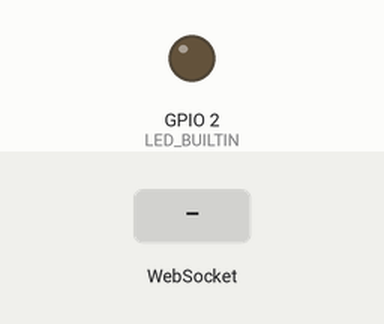
The program below on a simulated ESP8266 (NodeMCU). On the bench: output pins drawn as LEDs (lit = HIGH, except the on-board LED, lit = LOW). Inputs (shaded band) come from the test bench. WiFi joins after 1.5 s; servers stay silent unless stated; storage starts empty; what the program prints to the serial monitor is not drawn.

Above: at 4.2 s.
4.3 s: WebSocket text "checked" received
At 4.9 s:
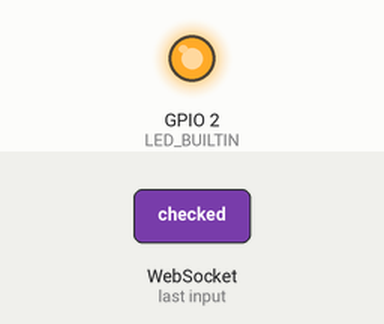
7.3 s: WebSocket text "unchecked" received
At 8.7 s:
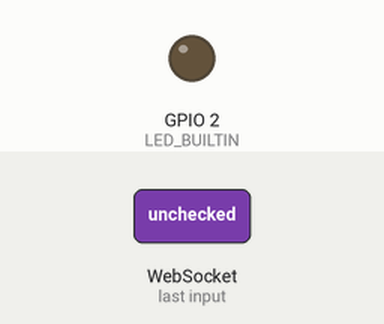
Timing chart, 0 to 10.3 s (numbered marks = the images above; inputs shaded):
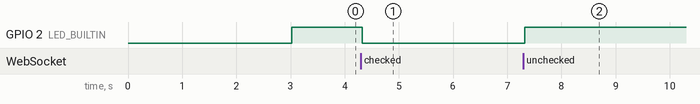

The program:

main.cpp
```cpp
#include <Arduino.h>
#include <ESP8266WiFi.h>
#include <ESPAsyncWebServer.h>
#include <LittleFS.h>

const char * ssid = "MikroTik";
const char * pass = "1953iarnagrea";

AsyncWebServer server(80);
AsyncWebSocket ws("/ws");

String builtin_state;

void initLittleFFS() {
  while (!LittleFS.begin()) {
    Serial.println("An error has occurred while mounting SPIFFS");
    delay(1000);
  }
  Serial.println("SPIFFS mounted successfully");
}

void handleMessage(AsyncWebSocketClient *client, AwsEventType type, void *arg, uint8_t *data, size_t len) {
  AwsFrameInfo *info = (AwsFrameInfo*)arg;
  String message = String();
  if (info->final && info->index == 0 && info->len == len && info->opcode == WS_TEXT) {
    data[len] = 0;
    message = (char*)data;
  }
  Serial.printf("Client #%u says: %s\n", client->id(), message.c_str());
  if(message == "checked") {
    digitalWrite(LED_BUILTIN,LOW);
    builtin_state = message;
    ws.textAll(builtin_state);
    Serial.println("Built-in LED is on.");
  } else if(message == "unchecked") {
      digitalWrite(LED_BUILTIN,HIGH);
      builtin_state = message;
      ws.textAll(builtin_state);
      Serial.println("Built-in LED is off.");
  }
}

void onEvent(AsyncWebSocket *server, AsyncWebSocketClient *client, AwsEventType type, void *arg, uint8_t *data, size_t len) {
  switch (type) {
    case WS_EVT_CONNECT:
      ws.text(client->id(), builtin_state);
      Serial.printf("WebSocket client #%u connected from %s\n", client->id(), client->remoteIP().toString().c_str());
      break;
    case WS_EVT_DISCONNECT:
      Serial.printf("WebSocket client #%u disconnected\n", client->id());
      break;
    case WS_EVT_DATA:
      handleMessage(client, type, arg, data, len);
      break;
    case WS_EVT_PONG:
      Serial.printf("Pong from client #%u\n", client->id());
      break;
    case WS_EVT_ERROR:
      Serial.printf("Error from client #%u\n", client->id());
      break;
  }
}

String processor(const String& var) {
  if(var == "PLACEHOLDER_BUILTIN")
    return builtin_state;
  return String();
}

void setup() {
  Serial.begin(9600);
  delay(1000);
  initLittleFFS();
  Serial.printf("\nConnecting to %s ", ssid);
  WiFi.begin(ssid,pass);
  while(WiFi.status() != WL_CONNECTED) {
    delay(1000);
    Serial.print(".");
  }
  Serial.print("\nConnected to " + WiFi.localIP().toString() + ".\n");
  pinMode(LED_BUILTIN,OUTPUT);
  digitalWrite(LED_BUILTIN,HIGH);
  ws.onEvent(onEvent);
  server.addHandler(&ws);
  server.on("/",HTTP_GET,[] (AsyncWebServerRequest *request){
      Serial.println("Fetch the main page.");
      request->send(LittleFS,"./index.html",String(),false,processor);
    });
  server.begin();
}

void loop() {
  ws.cleanupClients();
}
```

Measured:
- after the input at 4.3 s, GPIO 2 (LED_BUILTIN): HIGH → LOW at once
- after the input at 7.3 s, GPIO 2 (LED_BUILTIN): LOW → HIGH at once
